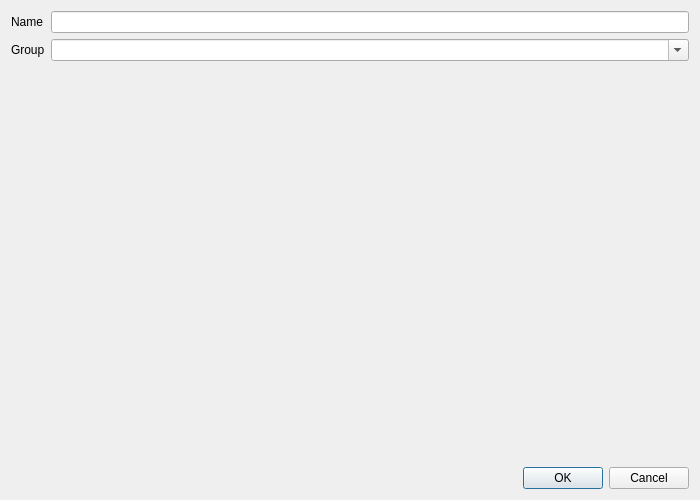
<?xml version="1.0" encoding="UTF-8"?>
<ui version="4.0">
 <class>DialogNewInstance</class>
 <widget class="QDialog" name="DialogNewInstance">
  <property name="geometry">
   <rect>
    <x>0</x>
    <y>0</y>
    <width>700</width>
    <height>500</height>
   </rect>
  </property>
  <property name="windowTitle">
   <string>New Instance</string>
  </property>
  <layout class="QVBoxLayout" name="vertical_layout">
   <item>
    <layout class="QFormLayout" name="layout_name_input">
     <item row="0" column="0">
      <widget class="QLabel" name="label">
       <property name="minimumSize">
        <size>
         <width>33</width>
         <height>22</height>
        </size>
       </property>
       <property name="text">
        <string>Name</string>
       </property>
      </widget>
     </item>
     <item row="1" column="0">
      <widget class="QLabel" name="label_2">
       <property name="minimumSize">
        <size>
         <width>34</width>
         <height>22</height>
        </size>
       </property>
       <property name="text">
        <string>Group</string>
       </property>
      </widget>
     </item>
     <item row="0" column="1">
      <widget class="QLineEdit" name="edit_name">
       <property name="minimumSize">
        <size>
         <width>137</width>
         <height>22</height>
        </size>
       </property>
       <property name="maxLength">
        <number>250</number>
       </property>
      </widget>
     </item>
     <item row="1" column="1">
      <widget class="QComboBox" name="combo_box_group">
       <property name="editable">
        <bool>true</bool>
       </property>
      </widget>
     </item>
    </layout>
   </item>
   <item>
    <widget class="QDialogButtonBox" name="button_box">
     <property name="standardButtons">
      <set>QDialogButtonBox::Cancel|QDialogButtonBox::Ok</set>
     </property>
    </widget>
   </item>
  </layout>
 </widget>
 <resources/>
 <connections/>
</ui>
